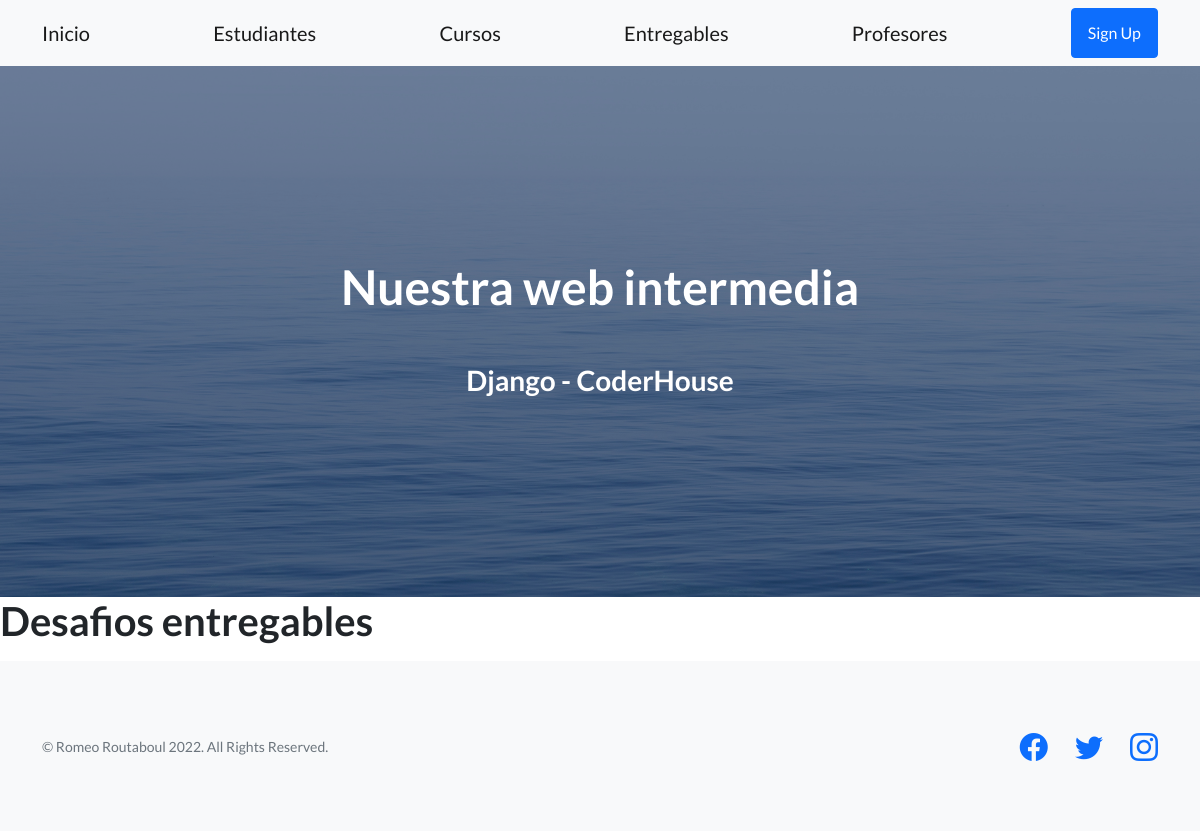
Page /coder/entregables/ on the earlier database version.
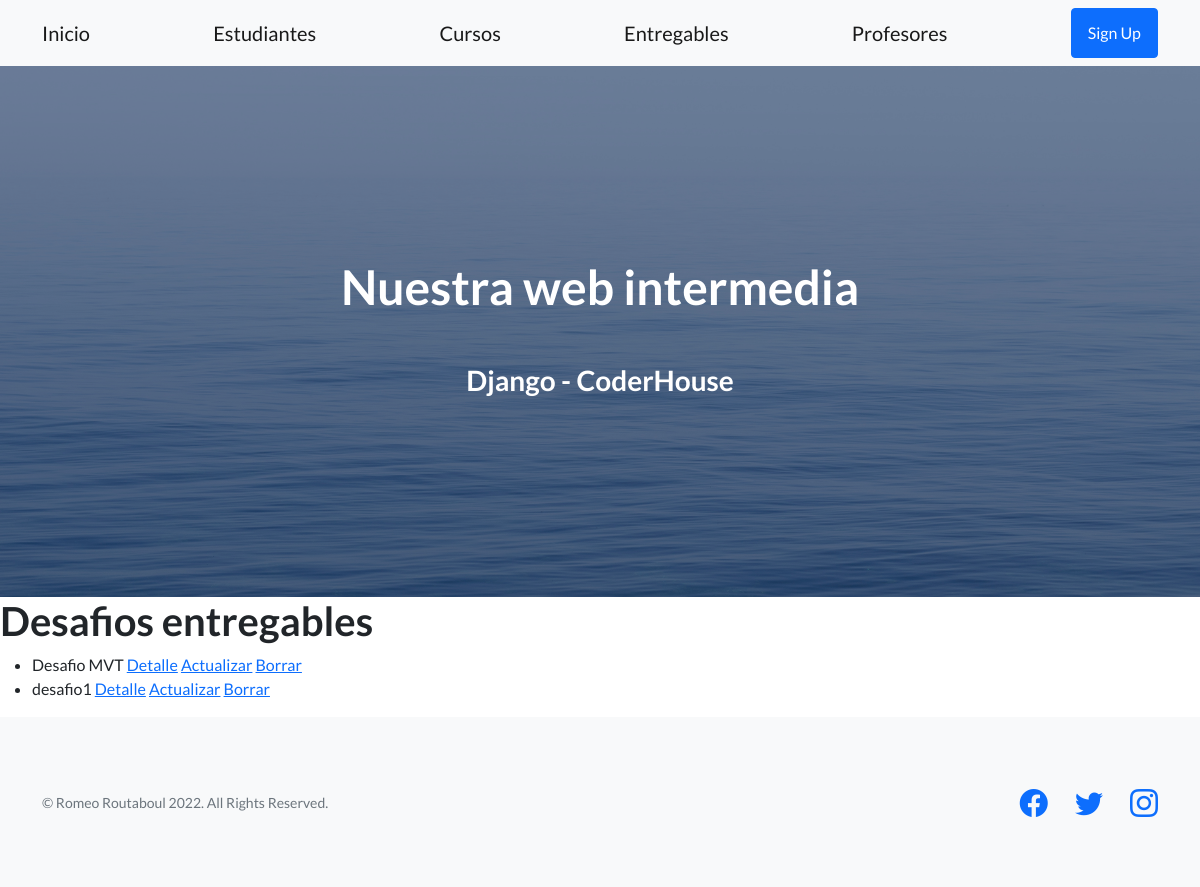
Same page on the later database version.
### appcode/models.py (models this page shows, shortened)
class Entregable(models.Model):
    nombre = models.CharField(max_length=100)
    fecha_de_entrega = models.DateField()
    entregado = models.BooleanField()

### appcode/views.py (the view)
# urls.py: path("entregables/", EntregablesList.as_view(), name="coder-entregables"),
class EntregablesList(ListView):
    model = Entregable
    template_name = "appcode/list_entregables.html"

### appcode/templates/appcode/list_entregables.html
{% extends 'appcode/base.html' %}
{% block contenido %}
<h1>Desafios entregables</h1>
<ul>
    {% for entregable in object_list %}
        <li>
            {{entregable.nombre}}
            <a href="{% url 'coder-entregables-detail' entregable.id %}">Detalle</a>
            <a href="{% url 'coder-entregables-update' entregable.id %}">Actualizar</a>
            <a href="{% url 'coder-entregables-delete' entregable.id %}">Borrar</a>
        </li>
    {% endfor %}
</ul>
{% endblock %}

Differences in the rows shown:
added Entregable: nombre "Desafio MVT"
added Entregable: nombre "desafio1"
